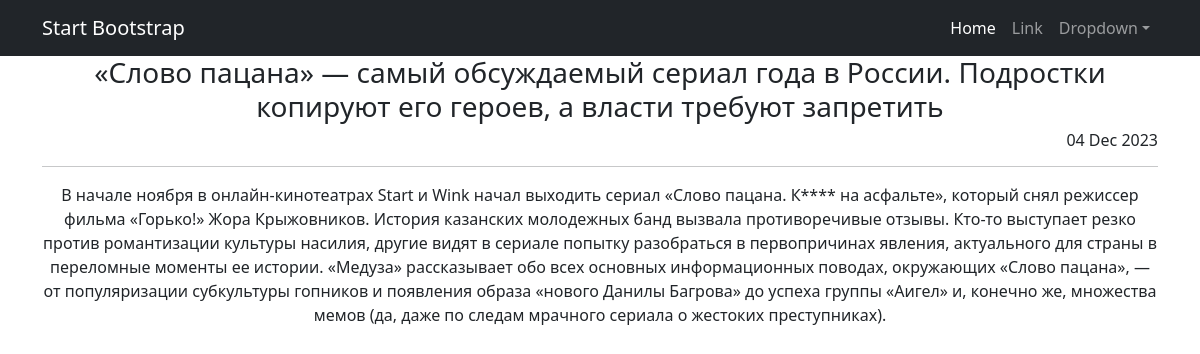
/posts/1, run on the app's committed database.
### news_app/models.py (models this page shows, shortened)
class Post(models.Model):
    author = models.ForeignKey(Author, on_delete=models.CASCADE)
    NEWS = 'NW'
    ARTICLE = 'AR'
    CATEGORY_CHOICES = (
        (NEWS, 'Новость'),
        (ARTICLE, 'Статья'),
    )
    categoryType = models.CharField(max_length=2, choices=CATEGORY_CHOICES, default=ARTICLE)
    dateCreation = models.DateTimeField(auto_now=True)
    postCategory = models.ManyToManyField(Category, through='PostCategory')
    title = models.CharField(max_length=128)
    text = models.TextField()
    rating = models.SmallIntegerField(default=0)

### news_app/views.py (the view)
# urls.py: path('<int:pk>', PostDetail.as_view()),
class PostDetail(DetailView):
    model = Post
    template_name = 'post.html'
    context_object_name = 'post'
    def get_context_data(self, **kwargs):
        context = super().get_context_data(**kwargs)
        context['time_now'] = datetime.utcnow()
        context['next_sale'] = None
        return context

### news_app/templatetags/custom_filters.py (called while the page is built)
@register.filter()
def censor(text):
    bad_words = ['аннексии', 'кровь']
    words = text.split()
    censor_list = []
    for word in words:
        if word.lower() in bad_words:
            censor_word = word[0] + '*' * (len(word) - 1)
            censor_list.append(censor_word)
        else:
            censor_list.append(word)
    return ' '.join(censor_list)

### templates/post.html (shortened to what this page needs)
{% extends 'flatpages/default.html' %}
{% load custom_filters %}
{% block content %}
   <h3> {{post.title|censor}} </h3>
   <h6> <div align="right">{{ post.dateCreation|date:'d M Y'}}</div> </h6>
   <hr>
   {% if post %}
      <td>{{ post.text|censor }}</td>
   {% else %}
       <h2>НОВОСТЕЙ НЕТ!</h2>
   {% endif %}
{% endblock content %}

### data on the page
Post: title|censor "«Слово пацана» — самый обсуждаемый сериал года в России. Подростки копируют его героев, а власти требуют запретить", dateCreation "04 Dec 2023", text|censor "В начале ноября в онлайн-кинотеатрах Start и Wink начал выходить сериал «Слово пацана. К**** на асфальте», который снял режиссер фильма «Горько!» Жора Крыжовников. История казанских молодежных банд вызвала противоречивые отзывы. Кто-то выступает резко против романтизации культуры насилия, другие видят в сериале попытку разобраться в первопричинах явления, актуального для страны в переломные моменты ее истории. «Медуза» рассказывает обо всех основных информационных поводах, окружающих «Слово пацана», — от популяризации субкультуры гопников и появления образа «нового Данилы Багрова» до успеха группы «Аигел» и, конечно же, множества мемов (да, даже по следам мрачного сериала о жестоких…"
